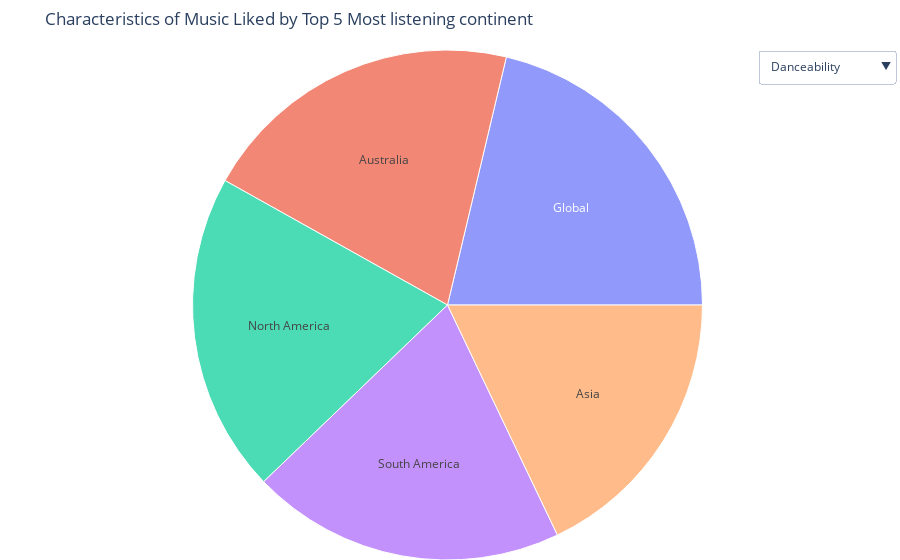

Notebook code cell kept with this figure:
### Code cell
fig = go.Figure(go.Sunburst(
    labels=top_continent_df["continent"],
    parents=[''] * len(top_continent_df['continent']),
    values=top_continent_df['popularity'],
    hovertemplate='<b>%{label}</b><br>%{value:.2f} (%{percentParent:.2%})<extra></extra>'
))
# Define available attributes
attributes = ['danceability', 'energy', 'loudness', 'speechiness', 'key', 'mode', 'acousticness', 'instrumentalness', 'liveness', 'valence', 'tempo']
# Create the dropdown menu
buttons = []
for attribute in attributes:
    buttons.append(dict(
        method='restyle',
        args=[{'values': [top_continent_df[attribute]]}],
        label=attribute.capitalize()
    ))
fig.update_layout(
    updatemenus=[
        dict(
            buttons=buttons,
            direction='down',
            active=0,
            x=1.0,
            y=1.0
        ),
    ],
    title='Characteristics of Music Liked by Top 5 Most listening continent',
    margin=dict(t=50, l=0, r=5, b=0)
)

fig.show()

### Figure 1 — Plotly figure (JSON) as saved in the notebook; plotly's stock layout.template omitted (floating-point values rounded to 4 significant figures)
{"data": [{"hovertemplate": "<b>%{label}</b><br>%{value:.2f} (%{percentParent:.2%})<extra></extra>", "labels": ["Asia", "Australia", "Global", "North America", "South America"], "parents": ["", "", "", "", ""], "type": "sunburst", "values": [76.94, 88.49, 91.48, 87.24, 85.56]}], "layout": {"margin": {"b": 0, "l": 0, "r": 5, "t": 50}, "title": {"text": "Characteristics of Music Liked by Top 5 Most listening continent"}, "updatemenus": [{"active": 0, "buttons": [{"args": [{"values": [[0.6416, 0.6477, 0.6685, 0.7249, 0.7439]]}], "label": "Danceability", "method": "restyle"}, {"args": [{"values": [[0.6099, 0.6468, 0.6447, 0.6671, 0.6855]]}], "label": "Energy", "method": "restyle"}, {"args": [{"values": [[-7.095, -6.717, -6.491, -5.649, -5.323]]}], "label": "Loudness", "method": "restyle"}, {"args": [{"values": [[0.07763, 0.09077, 0.1023, 0.1298, 0.123]]}], "label": "Speechiness", "method": "restyle"}, {"args": [{"values": [[5.489, 5.133, 5.373, 5.669, 5.72]]}], "label": "Key", "method": "restyle"}, {"args": [{"values": [[0.5837, 0.6727, 0.5489, 0.4833, 0.4853]]}], "label": "Mode", "method": "restyle"}, {"args": [{"values": [[0.345, 0.2402, 0.2843, 0.2793, 0.2768]]}], "label": "Acousticness", "method": "restyle"}, {"args": [{"values": [[0.01934, 0.007005, 0.01237, 0.01375, 0.01041]]}], "label": "Instrumentalness", "method": "restyle"}, {"args": [{"values": [[0.167, 0.1721, 0.1682, 0.1713, 0.1947]]}], "label": "Liveness", "method": "restyle"}, {"args": [{"values": [[0.4968, 0.5252, 0.4974, 0.5328, 0.5962]]}], "label": "Valence", "method": "restyle"}, {"args": [{"values": [[121.1, 124.0, 119.9, 123.5, 119.8]]}], "label": "Tempo", "method": "restyle"}], "direction": "down", "x": 1, "y": 1}]}}
